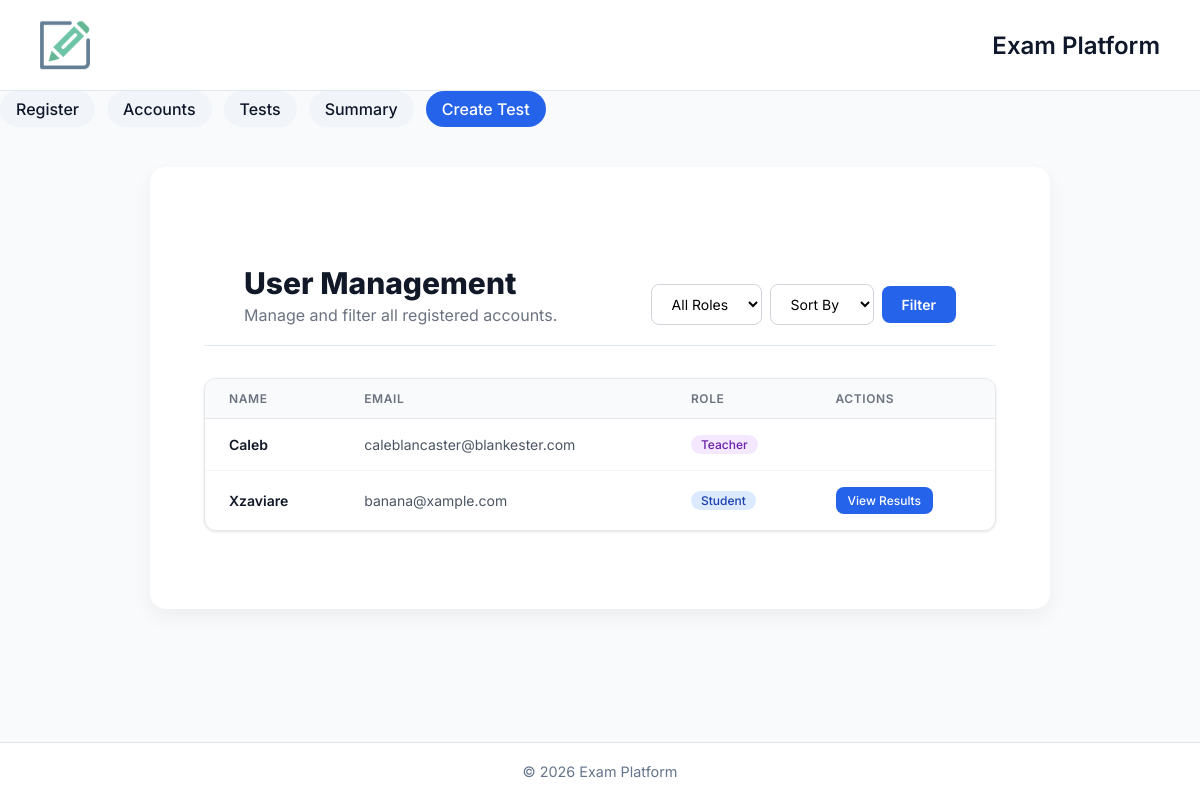
Page /accounts on the earlier database version.
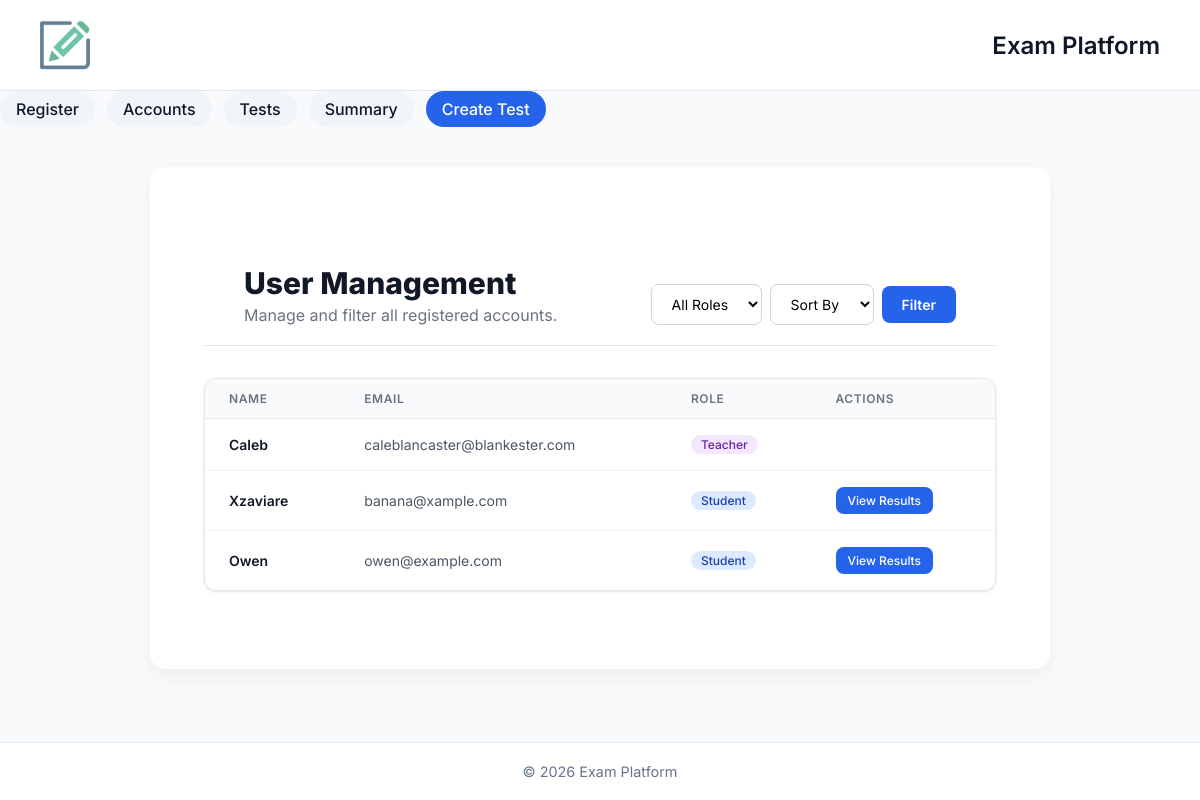
Same page on the later database version.
### app/models/user.py (models this page shows)
class User(db.Model):
    __tablename__ = "users"
    id = db.Column(db.Integer, primary_key=True)
    name = db.Column(db.String(100))
    email = db.Column(db.String(100))
    role = db.Column(db.Enum("student", "teacher"))
    created_at = db.Column(db.DateTime, default=db.func.current_timestamp())
    submissions = db.relationship(
        "Submission",
        back_populates="student",
        foreign_keys="Submission.student_id"
    )
    graded_submissions = db.relationship(
        "Submission",
        back_populates="grader",
        foreign_keys="Submission.graded_by"
    )
    tests_created = db.relationship("Test", back_populates="teacher")

### app/routes/routes.py (the view)
@bp.route("/accounts")
def accounts():
    users_query = User.query
    role_filter = request.args.get("role")
    sort_by = request.args.get("sort")
    if role_filter in ("student", "teacher"):
        users_query = users_query.filter_by(role=role_filter)
    if sort_by == "name":
        users_query = users_query.order_by(User.name)
    elif sort_by == "date":
        users_query = users_query.order_by(User.created_at.desc())
    users = users_query.all()
    return render_template("accounts.html", users=users)

### app/templates/accounts.html (shortened to what this page needs)
{% extends "base.html" %}
{% block content %}
<div class="manage-container">
    <header class="page-header">
        <div class="header-title">
            <h1>User Management</h1>
            <p>Manage and filter all registered accounts.</p>
        </div>
        <form method="GET" action="/accounts" class="filter-form">
            <select name="role" class="filter-select">
                <option value="">All Roles</option>
            </select>
            <select name="sort" class="filter-select">
                <option value="">Sort By</option>
            </select>
            <button type="submit" class="btn-filter">Filter</button>
        </form>
    </header>
    <div class="table-card">
        <table class="user-table">
            <thead>
                <tr>
                    <th>Name</th>
                    <th>Email</th>
                    <th>Role</th>
                    <th>Actions</th>
                </tr>
            </thead>
            <tbody>
                {% for user in users %}
                <tr>
                    <td class="user-name">{{ user.name }}</td>
                    <td class="user-email">{{ user.email }}</td>
                    <td>
                        <span class="badge {% if user.role.lower() == 'teacher' %}badge-teacher{% else %}badge-student{% endif %}">
                            {{ user.role }}
                        </span>
                    </td>
                    <td>
                        {% if user.role.lower() == 'student' %}
                            <a href="/student/{{ user.id }}/results" class="btn-results">View Results</a>
                        {% endif %}
                    </td>
                </tr>
                {% else %}
                <tr>
                    <td colspan="4" class="empty-state">No users found matching your criteria.</td>
                </tr>
                {% endfor %}
            </tbody>
        </table>
    </div>
</div>
{% endblock %}

Differences in the rows shown:
added User: name "Owen", email "owen@example.com", role "Student"
